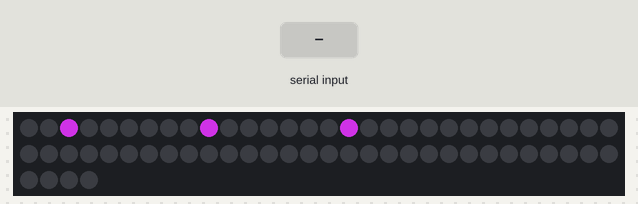
Bench run of a sketch on a simulated Arduino Uno, built with avr-gcc and run on an emulated ATmega328P. Shown: 64 RGB LEDs in strip order, left to right, continuing on the next row. The inputs (shaded band) are chosen by the test bench. Dim RGB values are drawn brighter than linear; the strip is taken to match the declared colour order; random numbers use the default seed unless the sketch sets one.

Above: at 1.5 s.
1.6 s: byte 30 received over Serial
3.8 s: byte 90 received over Serial
6.8 s: byte 120 received over Serial
At 16.99 s:
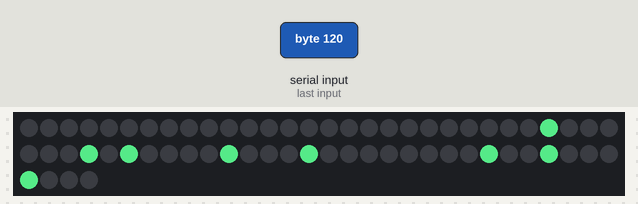
At 17.54 s:
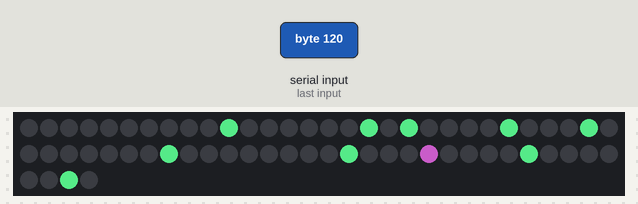
Timing chart, 0 to 17.8 s (numbered marks = the images above; inputs shaded):
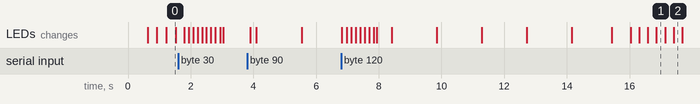

The sketch:

project.ino
```cpp
#include <Adafruit_NeoPixel.h>

// Parameter 1 = number of pixels in strip
// Parameter 2 = pin number (most are valid)
// Parameter 3 = pixel type flags, add together as needed:
//   NEO_RGB     Pixels are wired for RGB bitstream
//   NEO_GRB     Pixels are wired for GRB bitstream
//   NEO_KHZ400  400 KHz bitstream (e.g. FLORA pixels)
//   NEO_KHZ800  800 KHz bitstream (e.g. High Density LED strip)
Adafruit_NeoPixel strip = Adafruit_NeoPixel(64, 13, NEO_RGB + NEO_KHZ800);


int currentPosition;
int serialInput;
int MODE;
int x[8], y[8];
int dtime;
int T;
int tx[4] = {0, 0, 1, -1}, ty[4] = {1, -1, 0, 0};
int xx[100], yy[100], len, predir = 2, XX, YY, c1[100], c2[100], c3[100];
bool live;
int tarx, tary;

void SetColor(int x, int y, int a, int b, int c) {
  strip.setPixelColor(x * 8 + y, strip.Color(a,b,c));
  strip.show();
}

void setup() {
  strip.begin();
  for (int i = 0; i < 8; i++)
  for (int j = 0; j < 8; j++)
  SetColor(i, j, 0, 0, 0);
  strip.show(); // Initialize all pixels to 'off'

  Serial.begin(9600); // Listen for inp
  START0();
}


void START0() {
  for (int i = 0; i <= 10; i++)
  xx[i] = yy[i] = 1000;
  for (int i = 0; i < 8; i++)
    for (int j = 0; j < 8; j++)
      SetColor(i, j, 0, 0, 0);
  T = 0;
}

void START1() {
  for (int i = 0; i < 8; i++)
    for (int j = 0; j < 8; j++)
      SetColor(i, j, 0, 0, 0);
  for (int i = 0; i < 8; i++)
    x[i] = y[i] = -1;
}

void START2() {
  live = true;
  for (int i = 0; i < 8; i++)
    for (int j = 0; j < 8; j++) {
        if (abs(i - x[7]) >= 3 && abs(j - y[7]) >= 3)
          tarx = i, tary = j;
    }
  SetColor(tarx, tary, 255, 0, 0);
}

void switch_MODE() {
  if (MODE == 0) {
    if (Serial.available()) {
      MODE = 1;
      START1();
    }
  }else if (MODE == 1) {
    if (Serial.available() && Serial.read() >= 64) {
      MODE = 2;
    START2();
    }
  }else if (MODE == 2){
      if (dtime >= 6000 || !live) {
        MODE = 0;
      START0();
    }
  }

}

void loop() {
  switch_MODE();
  if (MODE == 0) {
    for (int i = 10; i; i--)
    xx[i] = xx[i - 1], yy[i] = yy[i - 1], c1[i] = c1[i - 1], c2[i] = c2[i - 1], c3[i] = c3[i - 1];
  if (T % 5 == 1) {
    xx[0] = random(0, 7);
    yy[0] = random(0, 7);
    c1[0] = random(0, 255);
    c2[0] = random(0, 255);
    c3[0] = random(0, 255);

   }else xx[0] = yy[0] = 1000;
   for (int i = 0; i < 8; i++)
   for (int j = 0; j < 8; j++) {
    int ok = -1;
    for (int p = 0; p <= 10; p++)
    if (abs(i-xx[p]) + abs(j-yy[p])==p) ok = p;
    if (ok >= 0)
      SetColor(i, j, c1[ok], c2[ok], c3[ok]);
    else
      SetColor(i, j, 0, 0, 0);
   }
  }else if (MODE == 1) {
    for (int i = 0; i < 8; i++)
      SetColor(x[i], y[i], 0, 0, 0);

      for (int i = 0; i < 7; i++)
        x[i] = x[i + 1], y[i] = y[i + 1];
     int tot = 0, X = 0, Y = 0;
    while (Serial.available()) {
        dtime = 0;
        serialInput = Serial.read();
        X += serialInput % 64 / 8;
        Y += serialInput % 64 % 8;
        tot += 1;
      }
      if (!tot)
        x[7] = y[7] = -1;
      else
        x[7] = int(1.0 * X / tot), y[7] = int(1.0 * Y / tot);
    for (int i = 0; i < 8; i++)
      SetColor(x[i], y[i], 256 / 8 * (i + 1) - 1, 256 / 8 * (i + 1) - 1, 256 / 8 * (i + 1) - 1);
  }else {
    for (int i = 0; i < 8; i++)
      SetColor(x[i], y[i], 0, 0, 0);

      for (int i = 0; i < 7; i++)
        x[i] = x[i + 1], y[i] = y[i + 1];
     int tot = 0, X = 0, Y = 0;
    while (Serial.available()) {
        dtime = 0;
        serialInput = Serial.read();
        X += serialInput % 64 / 8;
        Y += serialInput % 64 % 8;
        tot += 1;
      }
      if (!tot)
        x[7] = y[7] = -1;
      else
        x[7] = int(1.0 * X / tot), y[7] = int(1.0 * Y / tot);
    for (int i = 0; i < 7; i++)
      SetColor(x[i], y[i], 32 / 8 * (i + 1) - 1, 32 / 8 * (i + 1) - 1, 32 / 8 * (i + 1) - 1);
    SetColor(x[7], y[7], 255, 255, 255);
    if (x[7] == tarx && y[7] == tary) {live = false; return;}
    int mi = 10000, px, py;
    for (int i = tarx - 1; i <= tarx + 1; i++)
    for (int j = tary - 1; j <= tary + 1; j++) {
      if (0 <= i && i < 8 && 0 <= j && j < 8) {
        if ((i - x[6]) * (i - x[6]) + (j - y[6]) * (j - y[6]) < mi) {
           mi = (i - x[6]) * (i - x[6]) + (j - y[6]) * (j - y[6]);
           px = i;
           py = j;
        }
      }
      }
      if (T % 10 == 0) {
      SetColor(tarx, tary, 0, 0, 0);
      SetColor(px, py, 255, 0, 0);

      tarx = px;
      tary = py;}
    }
  T += 1;
  dtime += 100;
  delay(100);
}
```
